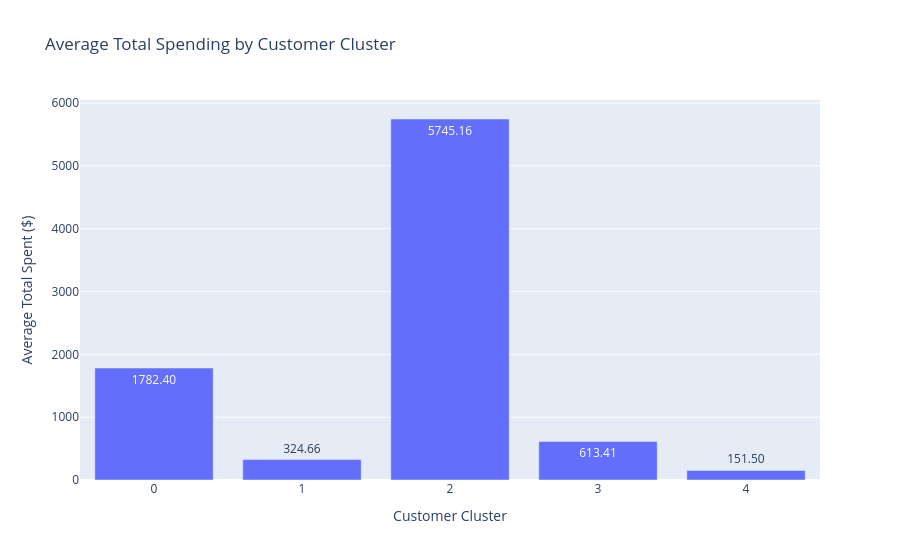

Notebook code for this chart:
### Code cell
cluster_means = (
    df
    .groupby("Cluster", as_index=False)["TotalSpent"]
    .mean()
)

fig = px.bar(
    cluster_means,
    x="Cluster",
    y="TotalSpent",
    text_auto=".2f",
    title="Average Total Spending by Customer Cluster"
)

fig.update_layout(
    xaxis_title="Customer Cluster",
    yaxis_title="Average Total Spent ($)"
)

fig.show()

### Figure 1 — Plotly figure (JSON) as saved in the notebook; plotly's stock layout.template omitted (floating-point values rounded to 4 significant figures)
{"data": [{"hovertemplate": "Cluster=%{x}<br>TotalSpent=%{y}<extra></extra>", "legendgroup": "", "marker": {"color": "#636efa", "pattern": {"shape": ""}}, "name": "", "orientation": "v", "showlegend": false, "textposition": "auto", "texttemplate": "%{y:.2f}", "type": "bar", "x": [0, 1, 2, 3, 4], "xaxis": "x", "y": [1782.0, 324.7, 5745.0, 613.4, 151.5], "yaxis": "y"}], "layout": {"barmode": "relative", "legend": {"tracegroupgap": 0}, "title": {"text": "Average Total Spending by Customer Cluster"}, "xaxis": {"anchor": "y", "domain": [0, 1], "title": {"text": "Customer Cluster"}}, "yaxis": {"anchor": "x", "domain": [0, 1], "title": {"text": "Average Total Spent ($)"}}}}
